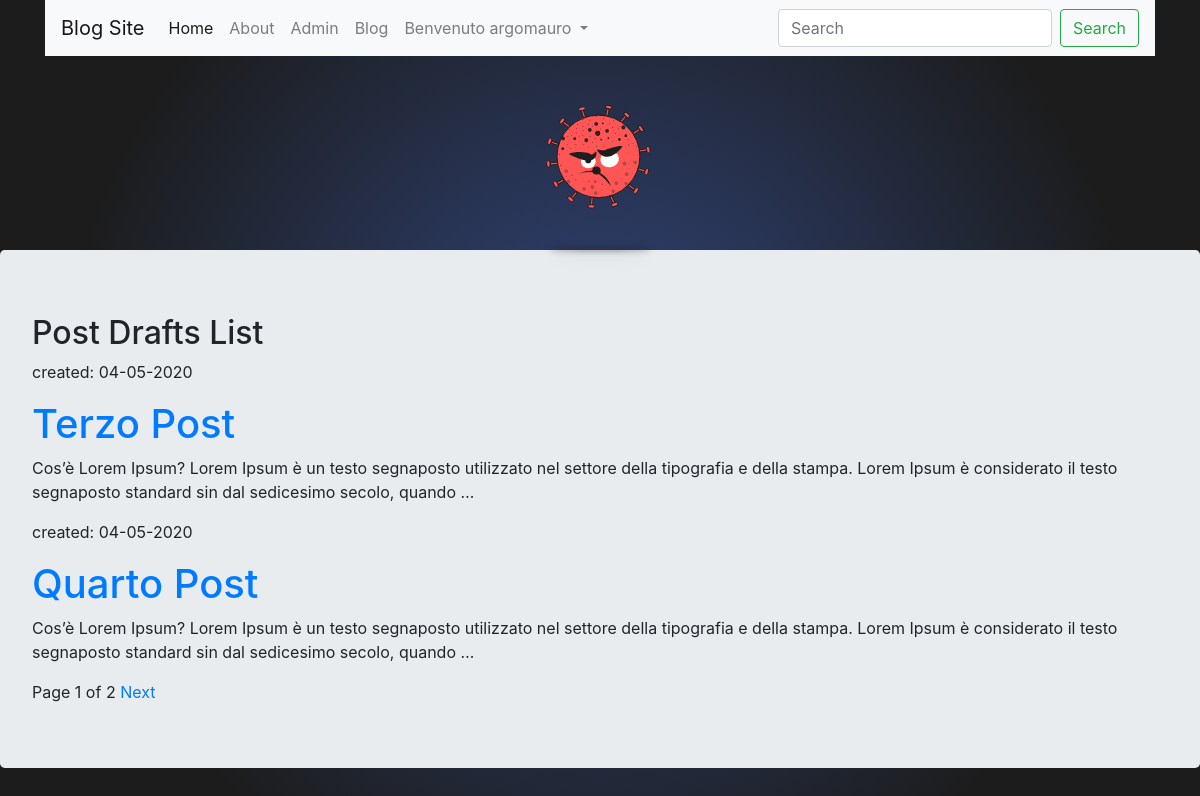
Page /blog/post/drafts (signed in) on the committed database.
### blog_app/models.py (models this page shows, shortened)
class Post(models.Model):
    author = models.ForeignKey('auth.User', on_delete=models.DO_NOTHING)
    title = models.CharField(max_length=200)
    text = models.TextField()
    create_date = models.DateTimeField(default=timezone.now)
    publish_date = models.DateTimeField(blank=True, null=True)
    tags = TaggableManager()

### blog_app/views.py (the view)
# urls.py: path('post/drafts',views.DraftListView.as_view(),name='post_drafts_list'),
class DraftListView(LoginRequiredMixin, ListView):
    template_name='post_drafts_list.html'
    model = Post
    paginate_by = 2
    def get_queryset(self):
        qs = super().get_queryset().filter(publish_date__isnull=True).order_by('create_date')
        print('Elementi trovati: ' + str(qs.count()))
        return qs

### blog_app/templates/blog_app/post_drafts_list.html
{% extends 'blog_app/base.html' %} {% block title%} Post Draft List {% endblock%} {% block bodyblock%}
<div class="shadow"></div>
<div class='jumbotron'>
    <h2>Post Drafts List</h2>
    {% for post in post_list %}
    <div class="post">
        <p class="date">created: {{ post.create_date|date:'d-m-Y' }}</p>
        <h1><a href="{% url 'blog_app:post_detail' pk=post.pk %}">{{ post.title }}</a></h1>
        <p>{{ post.text|truncatechars:200 }}</p>
    </div>
    {% endfor %} {% include "pagination.html" with page=page_obj %}
</div>{%endblock%}

### blog_app/templates/blog_app/base.html (shortened to what this page needs)
{% load blog_tags %} {% load static %}
<!DOCTYPE html>
<html class="no-js">
<head>
    <link rel="stylesheet" href="">
    <link rel="stylesheet" href="https://stackpath.bootstrapcdn.com/bootstrap/4.4.1/css/bootstrap.min.css">
    <link rel="stylesheet" href="//cdn.jsdelivr.net/npm/medium-editor@latest/dist/css/medium-editor.min.css" type="text/css" media="screen" charset="utf-8">
    <link rel="stylesheet" href="{% static 'css/blog.css'%}">
    <link rel="stylesheet" href="{% static 'css/dashboard.css'%}">
</head>
<body>
    <div class="container">
        <nav class="navbar navbar-expand-lg navbar-light bg-light">
            <a class="navbar-brand" href="{% url 'dashboard'%}">Blog Site</a>
            <div class="collapse navbar-collapse" id="navbarNavDropdown">
                <ul class="navbar-nav mr-auto">
                    <li class="nav-item active">
                        <a class="nav-link" href="{% url 'dashboard'%}">Home</a>
                    </li>
                    <li class="nav-item">
                        <a class="nav-link" href="{% url 'blog_app:about' %} ">About</a>
                    </li>
                    <li class="nav-item">
                        <a class="nav-link" href="{% url 'admin:index' %} ">Admin</a>
                    </li>
                    <li class="nav-item">
                        <a class="nav-link" href="{% url 'blog_app:post_list' %} ">Blog</a>
                    </li>
                    {% if user.is_authenticated %}
                    <li class="nav-item dropdown">
                        <a class="nav-link dropdown-toggle" href="#" id="navbarDropdownMenuLink" data-toggle="dropdown" aria-haspopup="true" aria-expanded="false">
                            Benvenuto {{user.username}}
                        </a>
                    </li>
                    {% else %}
                    <li class="nav-item ">
                        <a class="nav-link " href="{% url 'blog_app:login' %} ">Login</a>
                    </li>
                    {% endif %}
                </ul>
                <form class="form-inline my-2 my-lg-0 ">
                    <input class="form-control mr-sm-2 " type="search " placeholder="Search " aria-label="Search ">
                    <button class="btn btn-outline-success my-2 my-sm-0 " type="submit ">Search</button>
                </form>
            </div>
        </nav>
    </div>
     {% block bodyblock %} {% endblock bodyblock %}
</body>
</html>

### blog_app/static/css/dashboard.css (style rules this page uses)
html, body { margin: 0px; padding: 0px; width: 100vw; height: 100vh; }
body { display: flex; flex-direction: column; justify-content: center; align-items: center; background: #080e1e; background: radial-gradient(circle, rgb(65, 102, 202) -60%, rgba(0, 0, 0, 0.8901960784313725) 75%); background: -webkit-radial-gradient(circle, rgb(65, 102, 202) -60%, rgba(0, 0, 0, 0.8901960784313725) 75%); background: -moz-radial-gradient(circle, rgb(65, 102, 202) -60%, rgba(0, 0, 0, 0.8901960784313725) 75%); background: -o-radial-gradient(circle, rgb(65, 102, 202) -60%, rgba(0, 0, 0, 0.8901960784313725) 75%); }
.shadow { width: 100px; height: 10px; background: #1c1c1c; border-radius: 70%; opacity: 1; filter: blur(3px); animation-name: animate-shadow; animation-duration: 1s; animation-direction: alternate; animation-iteration-count: infinite; animation-timing-function: ease-in-out; }

### rows in the picture
Post: create_date "04-05-2020", title "Terzo Post", text "Cos’è Lorem Ipsum? Lorem Ipsum è un testo segnaposto utilizzato nel settore della tipografia e della stampa. Lorem Ipsum è considerato il testo segnaposto standard sin dal sedicesimo secolo, quando …"
Post: create_date "04-05-2020", title "Quarto Post", text "Cos’è Lorem Ipsum? Lorem Ipsum è un testo segnaposto utilizzato nel settore della tipografia e della stampa. Lorem Ipsum è considerato il testo segnaposto standard sin dal sedicesimo secolo, quando …"

### other values in the picture
{{ user.username }} "argomauro"
{{ page.number }} "1"
{{ page.paginator.num_pages }} "2"
